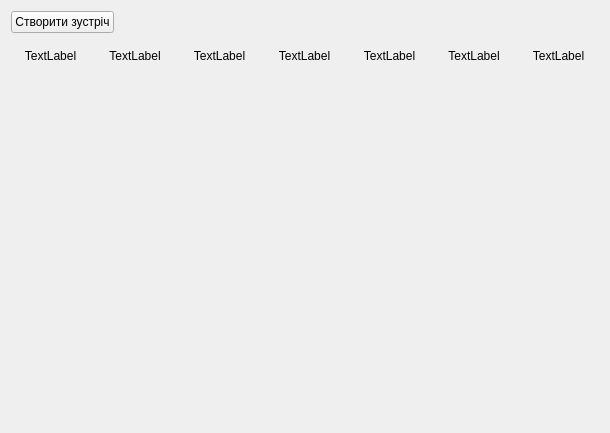
<?xml version="1.0" encoding="UTF-8"?>
<ui version="4.0">
 <class>Form</class>
 <widget class="QWidget" name="Form">
  <property name="geometry">
   <rect>
    <x>0</x>
    <y>0</y>
    <width>610</width>
    <height>433</height>
   </rect>
  </property>
  <property name="windowTitle">
   <string>Form</string>
  </property>
  <layout class="QGridLayout" name="gridLayout">
   <item row="0" column="1">
    <spacer name="horizontalSpacer">
     <property name="orientation">
      <enum>Qt::Horizontal</enum>
     </property>
     <property name="sizeHint" stdset="0">
      <size>
       <width>40</width>
       <height>20</height>
      </size>
     </property>
    </spacer>
   </item>
   <item row="0" column="0">
    <widget class="QPushButton" name="meetButton">
     <property name="sizePolicy">
      <sizepolicy hsizetype="Fixed" vsizetype="Fixed">
       <horstretch>0</horstretch>
       <verstretch>0</verstretch>
      </sizepolicy>
     </property>
     <property name="text">
      <string>Створити зустріч</string>
     </property>
    </widget>
   </item>
   <item row="2" column="0" colspan="2">
    <layout class="QHBoxLayout" name="horizontalLayout">
     <item>
      <layout class="QGridLayout" name="daysContainer">
       <item row="0" column="5">
        <widget class="QLabel" name="day6Label">
         <property name="text">
          <string>TextLabel</string>
         </property>
         <property name="alignment">
          <set>Qt::AlignCenter</set>
         </property>
        </widget>
       </item>
       <item row="0" column="1">
        <widget class="QLabel" name="day2Label">
         <property name="text">
          <string>TextLabel</string>
         </property>
         <property name="alignment">
          <set>Qt::AlignCenter</set>
         </property>
        </widget>
       </item>
       <item row="0" column="4">
        <widget class="QLabel" name="day5Label">
         <property name="text">
          <string>TextLabel</string>
         </property>
         <property name="alignment">
          <set>Qt::AlignCenter</set>
         </property>
        </widget>
       </item>
       <item row="0" column="6">
        <widget class="QLabel" name="day7Label">
         <property name="text">
          <string>TextLabel</string>
         </property>
         <property name="alignment">
          <set>Qt::AlignCenter</set>
         </property>
        </widget>
       </item>
       <item row="0" column="2">
        <widget class="QLabel" name="day3Label">
         <property name="text">
          <string>TextLabel</string>
         </property>
         <property name="alignment">
          <set>Qt::AlignCenter</set>
         </property>
        </widget>
       </item>
       <item row="0" column="0">
        <widget class="QLabel" name="day1Label">
         <property name="text">
          <string>TextLabel</string>
         </property>
         <property name="alignment">
          <set>Qt::AlignCenter</set>
         </property>
        </widget>
       </item>
       <item row="0" column="3">
        <widget class="QLabel" name="day4Label">
         <property name="text">
          <string>TextLabel</string>
         </property>
         <property name="alignment">
          <set>Qt::AlignCenter</set>
         </property>
        </widget>
       </item>
       <item row="1" column="7">
        <spacer name="verticalSpacer">
         <property name="orientation">
          <enum>Qt::Vertical</enum>
         </property>
         <property name="sizeHint" stdset="0">
          <size>
           <width>1</width>
           <height>40</height>
          </size>
         </property>
        </spacer>
       </item>
       <item row="1" column="0">
        <widget class="QWidget" name="dayColumn1" native="true">
         <layout class="QVBoxLayout" name="verticalLayout"/>
        </widget>
       </item>
       <item row="1" column="1">
        <widget class="QWidget" name="dayColumn2" native="true">
         <layout class="QVBoxLayout" name="verticalLayout_2"/>
        </widget>
       </item>
       <item row="1" column="2">
        <widget class="QWidget" name="dayColumn3" native="true">
         <layout class="QVBoxLayout" name="verticalLayout_3"/>
        </widget>
       </item>
       <item row="1" column="4">
        <widget class="QWidget" name="dayColumn5" native="true">
         <layout class="QVBoxLayout" name="verticalLayout_5"/>
        </widget>
       </item>
       <item row="1" column="5">
        <widget class="QWidget" name="dayColumn6" native="true">
         <layout class="QVBoxLayout" name="verticalLayout_6"/>
        </widget>
       </item>
       <item row="1" column="6">
        <widget class="QWidget" name="dayColumn7" native="true">
         <layout class="QVBoxLayout" name="verticalLayout_7"/>
        </widget>
       </item>
       <item row="1" column="3">
        <widget class="QWidget" name="dayColumn4" native="true">
         <layout class="QVBoxLayout" name="verticalLayout_4"/>
        </widget>
       </item>
      </layout>
     </item>
    </layout>
   </item>
   <item row="1" column="0">
    <spacer name="verticalSpacer_2">
     <property name="orientation">
      <enum>Qt::Vertical</enum>
     </property>
     <property name="sizeType">
      <enum>QSizePolicy::Fixed</enum>
     </property>
     <property name="sizeHint" stdset="0">
      <size>
       <width>20</width>
       <height>10</height>
      </size>
     </property>
    </spacer>
   </item>
  </layout>
 </widget>
 <resources/>
 <connections/>
</ui>
